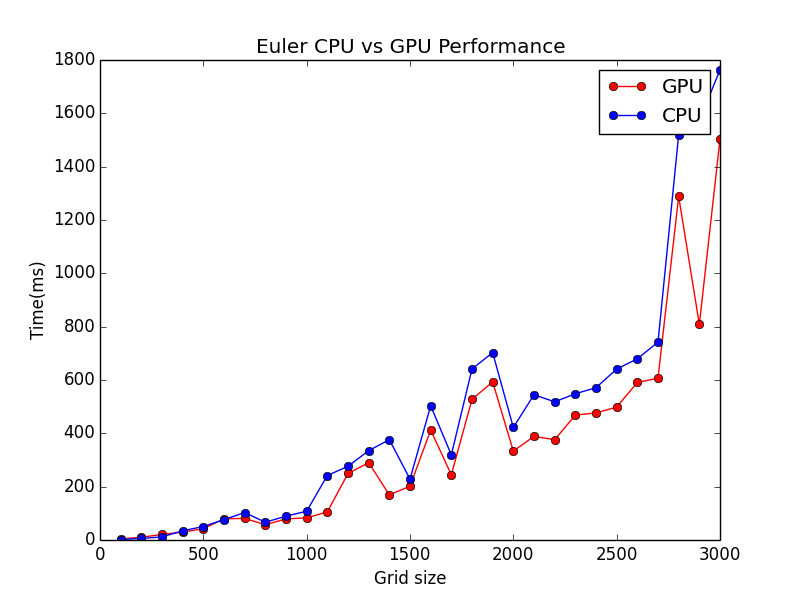

The Python source for this figure:
import numpy as np
import matplotlib.pyplot as plt
import json
from pprint import pprint

y1 = []
y2 = []
x = []
s = 100

for n in range(0,30):
    json_data=open('GPU_CLEULER_{sx}x{sx}.json'.format(sx=s))
    data = json.load(json_data)
    y1.append(data['average_timestep']*1000.0)
    json_data.close()
    
    json_data=open('CPU_CLEULER_{sx}x{sx}.json'.format(sx=s))
    data = json.load(json_data)
    y2.append(data['average_timestep']*1000.0)
    json_data.close()
    
    x.append(s)
    s+=100

plt.title('Euler CPU vs GPU Performance')
plt.ylabel('Time(ms)')
plt.xlabel('Grid size')
plt.plot(x,y1,'r-o', label='GPU')
plt.plot(x,y2,'b-o', label='CPU')
plt.legend()
plt.savefig('cpu_gpu_perf_graph.png')